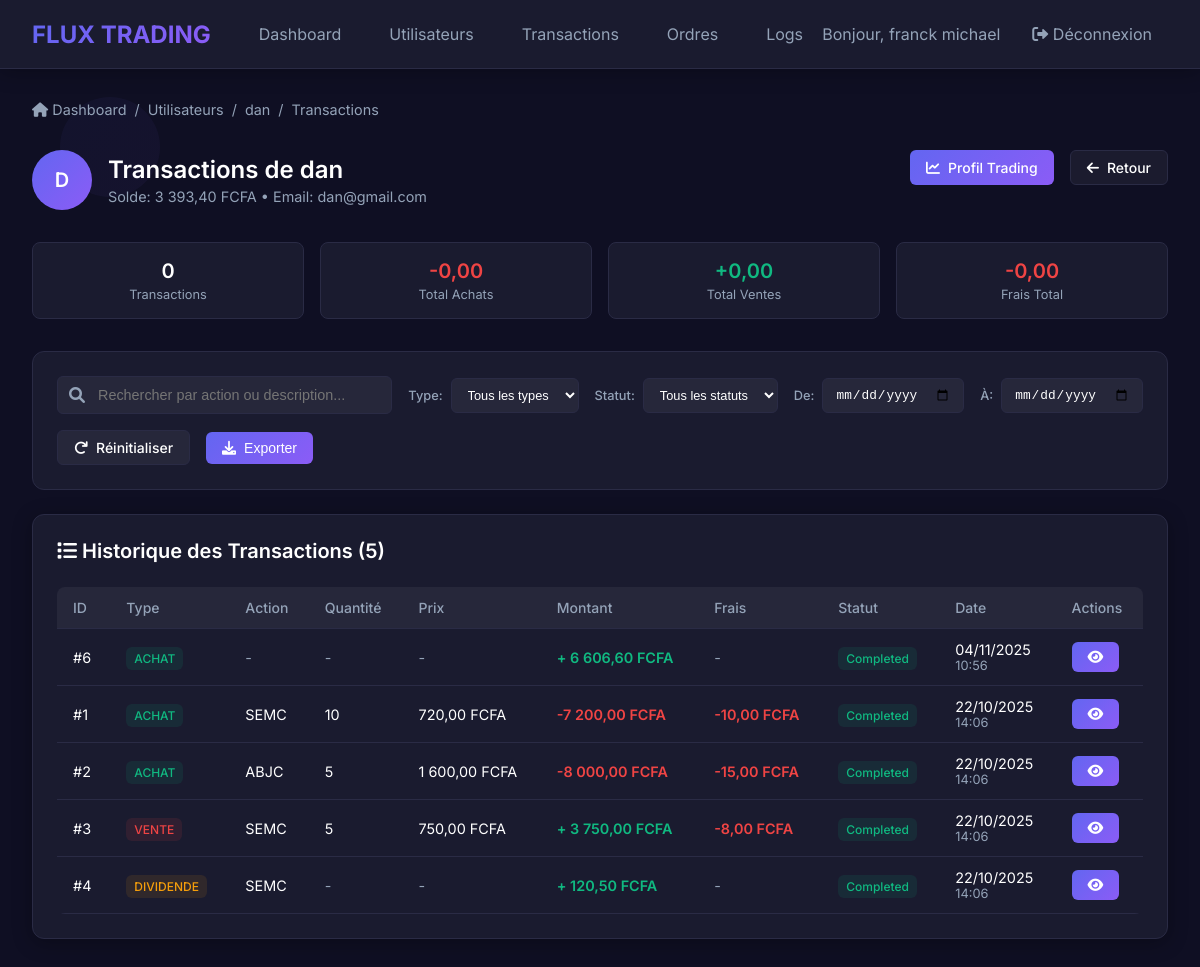
/frontend/admin/user_transactions.php?id=5 (signed in), run on the app's committed database.
### tables this page shows
CREATE TABLE IF NOT EXISTS `wallets` (
  `id` int NOT NULL AUTO_INCREMENT,
  `user_id` int NOT NULL,
  `balance` decimal(15,2) NOT NULL DEFAULT '10000.00',
  `currency` varchar(10) NOT NULL DEFAULT 'FCFA',
  `created_at` timestamp NOT NULL DEFAULT CURRENT_TIMESTAMP,
  `updated_at` timestamp NOT NULL DEFAULT CURRENT_TIMESTAMP ON UPDATE CURRENT_TIMESTAMP,
  PRIMARY KEY (`id`),
  KEY `idx_user_id` (`user_id`),
  KEY `idx_currency` (`currency`)
);

CREATE TABLE IF NOT EXISTS `users` (
  `id` int NOT NULL AUTO_INCREMENT,
  `full_name` varchar(100) NOT NULL,
  `email` varchar(150) NOT NULL,
  `password` varchar(255) NOT NULL,
  `phone` varchar(15) NOT NULL,
  `status` enum('active','inactive','suspended') DEFAULT 'active',
  `created_at` timestamp NOT NULL DEFAULT CURRENT_TIMESTAMP,
  `is_active` tinyint(1) NOT NULL DEFAULT '1',
  `wallet_balance` decimal(15,2) NOT NULL DEFAULT '0.00',
  `reset_token` varchar(255) DEFAULT NULL,
  `reset_expires` datetime DEFAULT NULL,
  `last_login` datetime DEFAULT NULL,
  PRIMARY KEY (`id`),
  UNIQUE KEY `email` (`email`),
  KEY `idx_email` (`email`),
  KEY `idx_session_token` (`phone`)
);

CREATE TABLE IF NOT EXISTS `transactions` (
  `id` int NOT NULL AUTO_INCREMENT,
  `user_id` int NOT NULL,
  `wallet_id` int NOT NULL,
  `type` enum('buy','sell','deposit','withdrawal','transfer','dividend','fee') NOT NULL,
  `stock_symbol` varchar(20) NOT NULL,
  `quantity` int NOT NULL DEFAULT '0',
  `price` decimal(10,2) NOT NULL DEFAULT '0.00',
  `amount` decimal(15,2) NOT NULL DEFAULT '0.00',
  `fees` decimal(10,2) NOT NULL DEFAULT '0.00',
  `status` enum('pending','completed','cancelled','failed') NOT NULL DEFAULT 'completed',
  `description` text,
  `metadata` longtext,
  `created_at` timestamp NOT NULL DEFAULT CURRENT_TIMESTAMP,
  `updated_at` timestamp NOT NULL DEFAULT CURRENT_TIMESTAMP ON UPDATE CURRENT_TIMESTAMP,
  PRIMARY KEY (`id`),
  KEY `idx_user_id` (`user_id`),
  KEY `idx_wallet_id` (`wallet_id`),
  KEY `idx_type` (`type`),
  KEY `idx_stock_symbol` (`stock_symbol`),
  KEY `idx_status` (`status`),
  KEY `idx_created_at` (`created_at`),
  KEY `idx_user_created` (`user_id`,`created_at`)
);

### frontend/admin/user_transactions.php (the view, shortened to what this page needs)
<?php
$database = new Database();
$pdo = $database->getConnection();
$user_id = intval($_GET['id']);
$user_stmt = $pdo->prepare("
    SELECT
        u.*,
        w.balance,
        w.currency
    FROM users u
    LEFT JOIN wallets w ON u.id = w.user_id
    WHERE u.id = ?
");
$user_stmt->execute([$user_id]);
$user = $user_stmt->fetch(PDO::FETCH_ASSOC);
$date_from = $_GET['date_from'] ?? '';
$date_to = $_GET['date_to'] ?? '';
$search = $_GET['search'] ?? '';
$where_sql = "1";
$params = [];
$sql = "
    SELECT
        t.*,
        u.full_name,
        u.email,
        CASE
            WHEN t.type = 'buy' THEN 'Achat'
            WHEN t.type = 'sell' THEN 'Vente'
            WHEN t.type = 'deposit' THEN 'Dépôt'
            WHEN t.type = 'withdrawal' THEN 'Retrait'
            WHEN t.type = 'dividend' THEN 'Dividende'
            WHEN t.type = 'fee' THEN 'Frais'
            ELSE t.type
        END AS type_fr
    FROM transactions AS t
    JOIN users AS u ON t.user_id = u.id
    WHERE $where_sql
    ORDER BY t.created_at DESC
    LIMIT 200
";
$transactions_stmt = $pdo->prepare($sql);
$transactions_stmt->execute($params);
$transactions = $transactions_stmt->fetchAll(PDO::FETCH_ASSOC);
?>
<!DOCTYPE html>
<html lang="fr">
<head>
<link href="https://cdnjs.cloudflare.com/ajax/libs/font-awesome/6.0.0/css/all.min.css" rel="stylesheet">
</head>
<body>
<div class="floating-shapes">
    <div class="shape shape-1"></div>
</div>
<header class="header">
    <div style="display: flex; align-items: center;">
        <div class="logo">FLUX TRADING</div>
        <div class="nav-links">
            <a href="admin_dashboard.php" class="nav-link">Dashboard</a>
            <a href="manage_users.php" class="nav-link">Utilisateurs</a>
            <a href="transaction_history.php" class="nav-link">Transactions</a>
            <a href="trading_orders.php" class="nav-link">Ordres</a>
            <a href="system_logs.php" class="nav-link">Logs</a>
        </div>
    </div>
    <div class="user-info">
        <span>Bonjour, <?php echo htmlspecialchars($_SESSION['admin_name']); ?></span>
        <a href="admin_logout.php" class="logout">
            <i class="fas fa-sign-out-alt"></i> Déconnexion
        </a>
    </div>
</header>
<div class="container">
    <div class="breadcrumb">
        <a href="admin_dashboard.php"><i class="fas fa-home"></i> Dashboard</a>
        <span>/</span>
        <a href="manage_users.php">Utilisateurs</a>
        <span>/</span>
        <a href="user_trading_details.php?id=<?php echo $user_id; ?>"><?php echo htmlspecialchars($user['full_name']); ?></a>
        <span>/</span>
        <span>Transactions</span>
    </div>
    <div class="page-header">
        <div class="user-profile">
            <div class="user-avatar">
                <?php echo strtoupper(substr($user['full_name'], 0, 1)); ?>
            </div>
            <div class="user-details">
                <h1>Transactions de <?php echo htmlspecialchars($user['full_name']); ?></h1>
                <div class="user-meta">
                    <span>Solde: <?php echo number_format($user['balance'], 2, ',', ' '); ?> <?php echo $user['currency']; ?></span>
                    <span>•</span>
                    <span>Email: <?php echo htmlspecialchars($user['email']); ?></span>
                </div>
            </div>
        </div>
        <div style="display: flex; gap: 1rem;">
            <a href="user_trading_details.php?id=<?php echo $user_id; ?>" class="btn btn-primary">
                <i class="fas fa-chart-line"></i> Profil Trading
            </a>
            <a href="manage_users.php" class="btn btn-secondary">
                <i class="fas fa-arrow-left"></i> Retour
            </a>
        </div>
    </div>
    <div class="stats-grid">
        <div class="stat-card">
            <div class="stat-value"><?php echo number_format($filtered_stats['total'] ?? 0, 0, ',', ' '); ?></div>
            <div class="stat-label">Transactions</div>
        </div>
        <div class="stat-card">
            <div class="stat-value amount-negative">-<?php echo number_format($filtered_stats['total_buy'] ?? 0, 2, ',', ' '); ?></div>
            <div class="stat-label">Total Achats</div>
        </div>
        <div class="stat-card">
            <div class="stat-value amount-positive">+<?php echo number_format($filtered_stats['total_sell'] ?? 0, 2, ',', ' '); ?></div>
            <div class="stat-label">Total Ventes</div>
        </div>
        <div class="stat-card">
            <div class="stat-value amount-negative">-<?php echo number_format($filtered_stats['total_fees'] ?? 0, 2, ',', ' '); ?></div>
            <div class="stat-label">Frais Total</div>
        </div>
    </div>
    <div class="filters">
        <div class="search-box">
            <i class="fas fa-search search-icon"></i>
            <input type="text" class="search-input" placeholder="Rechercher par action ou description..."
                   value="<?php echo htmlspecialchars($search); ?>"
                   onkeypress="if(event.keyCode==13) applyFilters()">
        </div>
        <div class="filter-group">
            <span class="filter-label">Type:</span>
            <select class="filter-select" id="typeFilter" onchange="applyFilters()">
                <option value="all">Tous les types</option>
            </select>
        </div>
        <div class="filter-group">
            <span class="filter-label">Statut:</span>
            <select class="filter-select" id="statusFilter" onchange="applyFilters()">
                <option value="all">Tous les statuts</option>
            </select>
        </div>
        <div class="filter-group">
            <span class="filter-label">De:</span>
            <input type="date" class="date-input" id="dateFrom" value="<?php echo htmlspecialchars($date_from); ?>" onchange="applyFilters()">
        </div>
        <div class="filter-group">
            <span class="filter-label">À:</span>
            <input type="date" class="date-input" id="dateTo" value="<?php echo htmlspecialchars($date_to); ?>" onchange="applyFilters()">
        </div>
        <a href="user_transactions.php?id=<?php echo $user_id; ?>" class="btn btn-secondary">
            <i class="fas fa-redo"></i> Réinitialiser
        </a>
        <button class="btn btn-primary" onclick="exportTransactions()">
            <i class="fas fa-download"></i> Exporter
        </button>
    </div>
    <div class="card">
        <div class="card-header">
            <h2><i class="fas fa-list"></i> Historique des Transactions (<?php echo count($transactions); ?>)</h2>
        </div>
        <?php if (!empty($transactions)): ?>
        <div class="table-container">
            <table>
                <thead>
                    <tr>
                        <th>ID</th>
                        <th>Type</th>
                        <th>Action</th>
                        <th>Quantité</th>
                        <th>Prix</th>
                        <th>Montant</th>
                        <th>Frais</th>
                        <th>Statut</th>
                        <th>Date</th>
                        <th>Actions</th>
                    </tr>
                </thead>
                <tbody>
                    <?php foreach ($transactions as $transaction): ?>
                    <tr>
                        <td>#<?php echo $transaction['id']; ?></td>
                        <td>
                            <span class="type-badge type-<?php echo $transaction['type']; ?>">
                                <?php echo $transaction['type_fr']; ?>
                            </span>
                        </td>
                        <td>
                            <?php if ($transaction['stock_symbol'] && $transaction['stock_symbol'] !== '0'): ?>
                                <?php echo htmlspecialchars($transaction['stock_symbol']); ?>
                            <?php else: ?>
                                <span style="color: var(--text-secondary);">-</span>
                            <?php endif; ?>
                        </td>
                        <td>
                            <?php if ($transaction['quantity'] > 0): ?>
                                <?php echo number_format($transaction['quantity'], 0, ',', ' '); ?>
                            <?php else: ?>
                                <span style="color: var(--text-secondary);">-</span>
                            <?php endif; ?>
                        </td>
                        <td>
                            <?php if ($transaction['price'] > 0): ?>
                                <?php echo number_format($transaction['price'], 2, ',', ' '); ?> <?php echo $user['currency']; ?>
                            <?php else: ?>
                                <span style="color: var(--text-secondary);">-</span>
                            <?php endif; ?>
                        </td>
                        <td class="<?php echo $transaction['amount'] > 0 ? 'amount-positive' : 'amount-negative'; ?>">
                            <?php echo $transaction['amount'] > 0 ? '+' : ''; ?>
                            <?php echo number_format($transaction['amount'], 2, ',', ' '); ?>
                            <?php echo $user['currency']; ?>
                        </td>
                        <td>
                            <?php if ($transaction['fees'] > 0): ?>
                                <span class="amount-negative">-<?php echo number_format($transaction['fees'], 2, ',', ' '); ?> <?php echo $user['currency']; ?></span>
                            <?php else: ?>
                                <span style="color: var(--text-secondary);">-</span>
                            <?php endif; ?>
                        </td>
                        <td>
                            <span class="status-badge status-<?php echo $transaction['status']; ?>">
                                <?php echo ucfirst($transaction['status']); ?>
                            </span>
                        </td>
                        <td>
                            <div><?php echo date('d/m/Y', strtotime($transaction['created_at'])); ?></div>
                            <div style="font-size: 0.8rem; color: var(--text-secondary);"><?php echo date('H:i', strtotime($transaction['created_at'])); ?></div>
                        </td>
                        <td>
                            <a href="transaction_details.php?id=<?php echo $transaction['id']; ?>" class="btn btn-primary btn-sm">
                                <i class="fas fa-eye"></i>
                            </a>
                        </td>
                    </tr>
                    <?php endforeach; ?>
                </tbody>
            </table>
        </div>
        <?php endif; ?>
    </div>
</div>
</body>
</html>

### data on the page
wallets: user.full_name "dan", user.full_name "D", balance "3 393,40", currency "FCFA", user.email "dan@gmail.com"
transactions: id "6", type_fr "ACHAT", amount "6 606,60", status "Completed", created_at "04/11/2025", created_at "10:56"
transactions: id "1", type_fr "ACHAT", stock_symbol "SEMC", quantity "10", price "720,00", amount "-7 200,00", fees "10,00", status "Completed", created_at "22/10/2025", created_at "14:06"
transactions: id "2", type_fr "ACHAT", stock_symbol "ABJC", quantity "5", price "1 600,00", amount "-8 000,00", fees "15,00", status "Completed", created_at "22/10/2025", created_at "14:06"
transactions: id "3", type_fr "VENTE", stock_symbol "SEMC", quantity "5", price "750,00", amount "3 750,00", fees "8,00", status "Completed", created_at "22/10/2025", created_at "14:06"
transactions: id "4", type_fr "DIVIDENDE", stock_symbol "SEMC", amount "120,50", status "Completed", created_at "22/10/2025", created_at "14:06"

### other printed values
$_SESSION['admin_name'] "franck michael"
$filtered_stats['total'] "0"
$filtered_stats['total_buy'] "0,00"
$filtered_stats['total_sell'] "0,00"
$filtered_stats['total_fees'] "0,00"
count($transactions) "5"
